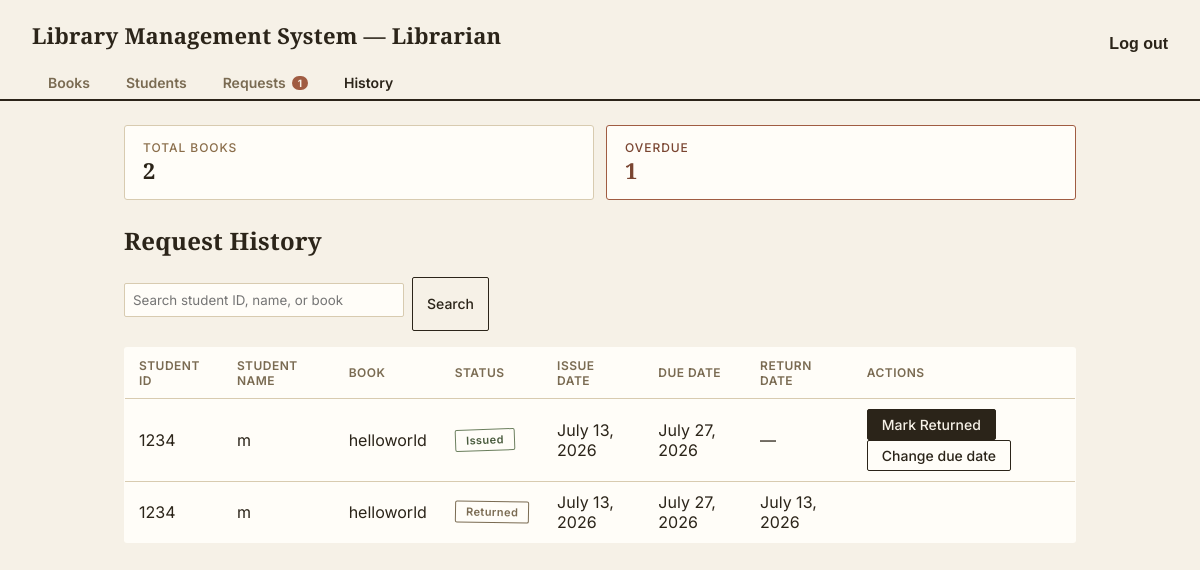
Before: /miniapp/librarian/requests/history/ (signed in) with the older database file.
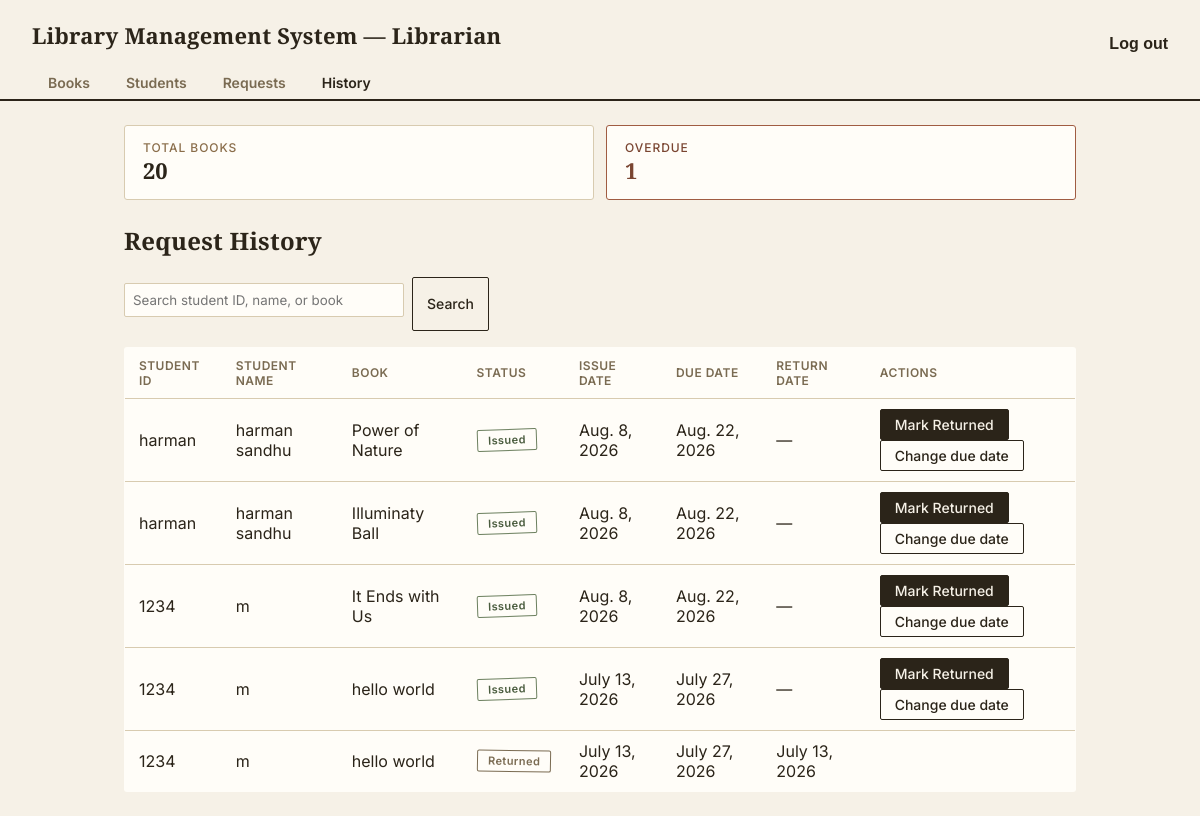
After: the same page with the newer database file.
### miniapp/models.py (models this page shows, shortened)
class IssueRecord(models.Model):
    STATUS_CHOICES = [
        ('requested', 'Requested'),   # student asked to issue, awaiting librarian approval
        ('reserved', 'Reserved'),     # student reserved an unavailable book
        ('issued', 'Issued'),         # librarian approved and handed over a copy
        ('returned', 'Returned'),     # book has been returned
        ('rejected', 'Rejected'),     # librarian declined the request
    ]
    user = models.ForeignKey(User, on_delete=models.CASCADE, related_name='issue_records')
    book = models.ForeignKey(Book, on_delete=models.CASCADE, related_name='issue_records')
    copy = models.ForeignKey(
        BookCopy, on_delete=models.SET_NULL, null=True, blank=True,
        related_name='issue_records',
        help_text='Assigned once the librarian approves and hands over a specific copy'
    )
    status = models.CharField(max_length=10, choices=STATUS_CHOICES, default='requested')
    requested_at = models.DateTimeField(auto_now_add=True)
    issue_date = models.DateField(null=True, blank=True)
    due_date = models.DateField(null=True, blank=True)
    return_date = models.DateField(null=True, blank=True)
    class Meta:
        ordering = ['-requested_at']

class Student(models.Model):
    user = models.OneToOneField(User, on_delete=models.CASCADE)
    student_id = models.CharField(max_length=20, unique=True)
    full_name = models.CharField(max_length=200)
    contact = models.CharField(max_length=100, blank=True)
    class Meta:
        ordering = ['student_id']

class Book(models.Model):
    title = models.CharField(max_length=200)
    author = models.CharField(max_length=200)
    isbn = models.CharField(max_length=13, unique=True)
    pages = models.IntegerField()
    summary = models.TextField(null=True, blank=True)
    photo = models.ImageField(upload_to='books/', null=True, blank=True)
    category = models.CharField(max_length=100, blank=True)
    shelf_location = models.CharField(max_length=50, blank=True)
    created_at = models.DateTimeField(auto_now_add=True)
    update_at = models.DateTimeField(auto_now_add=True)

### miniapp/views.py (the view)
# urls.py: path('librarian/requests/history/', views.librarian_request_history, name='librarian_request_history'),
@login_required
@user_passes_test(is_librarian)
def librarian_request_history(request):
    records = IssueRecord.objects.filter(status__in=['issued', 'returned', 'rejected'])
    query = request.GET.get('q', '')
    if query:
        records = records.filter(
            Q(user__student__student_id__icontains=query) |
            Q(user__student__full_name__icontains=query) |
            Q(book__title__icontains=query)
        )
    return render(request, 'librarian/request_history.html', {'records': records, 'query': query})

### miniapp/context_processors.py (called while the page is built)
def librarian_stats(request):
    if request.user.is_authenticated and request.user.is_staff:
        pending_count = IssueRecord.objects.filter(status__in=['requested', 'reserved']).count()
        total_books = Book.objects.count()
        overdue_count = IssueRecord.objects.filter(
            status='issued', due_date__lt=datetime.date.today()
        ).count()
        return {
            'pending_requests_count': pending_count,
            'total_books_count': total_books,
            'overdue_count': overdue_count,
        }
    return {}

### miniapp/views.py (called while the page is built)
def is_librarian(user):
    return user.is_staff

### miniapp/templates/librarian/request_history.html (shortened to what this page needs)
{% extends 'librarian/base.html' %}
{% block content %}
<h2>Request History</h2>
<form method="get" style="margin-bottom:16px; display:flex; gap:8px; flex-wrap:wrap;">
    <input type="text" name="q" placeholder="Search student ID, name, or book" value="{{ query }}" style="width:280px; max-width:100%; padding:8px; border-radius:2px;">
    <button class="btn btn-secondary" type="submit">Search</button>
</form>
<table>
    <tr>
        <th>Student ID</th>
        <th>Student Name</th>
        <th>Book</th>
        <th>Status</th>
        <th>Issue Date</th>
        <th>Due Date</th>
        <th>Return Date</th>
        <th>Actions</th>
    </tr>
    {% for record in records %}
    <tr>
        <td data-label="Student ID">{{ record.user.student.student_id }}</td>
        <td data-label="Student Name">{{ record.user.student.full_name }}</td>
        <td data-label="Book">{{ record.book.title }}</td>
        <td data-label="Status"><span class="badge badge-{{ record.status }}">{{ record.get_status_display }}</span></td>
        <td data-label="Issue Date">{{ record.issue_date|default:"—" }}</td>
        <td data-label="Due Date">{{ record.due_date|default:"—" }}</td>
        <td data-label="Return Date">{{ record.return_date|default:"—" }}</td>
        <td data-label="Actions">
            {% if record.status == 'issued' %}
            <a href="{% url 'librarian_mark_returned' record.pk %}" class="btn btn-primary">Mark Returned</a>
            <a href="{% url 'librarian_edit_due_date' record.pk %}" class="btn btn-secondary">Change due date</a>
            {% endif %}
        </td>
    </tr>
    {% empty %}
    <tr><td colspan="8">No history yet.</td></tr>
    {% endfor %}
</table>
{% endblock %}

Changed rows visible on the page:
added IssueRecord: user.student.student_id "harman", user.student.full_name "harman sandhu", book "Power of Nature", status "Issued", issue_date "Aug. 8, 2026", due_date "Aug. 22, 2026", return_date "—", shows "Mark Returned"
added IssueRecord: user.student.student_id "harman", user.student.full_name "harman sandhu", book "Illuminaty Ball", status "Issued", issue_date "Aug. 8, 2026", due_date "Aug. 22, 2026", return_date "—", shows "Mark Returned"
now on this page (row edited): IssueRecord: user.student.student_id "1234", user.student.full_name "m", book "It Ends with Us", status "Issued", issue_date "Aug. 8, 2026", due_date "Aug. 22, 2026", return_date "—", shows "Mark Returned"
changed through a linked row, IssueRecord (number 4 of 5 on the later page): book "helloworld" → "hello world"
changed through a linked row, IssueRecord "Returned": book "helloworld" → "hello world"
Other visible differences:
{{ total_books_count }}: "2" → "20"
{{ pending_requests_count }}: "1" → (not shown)
